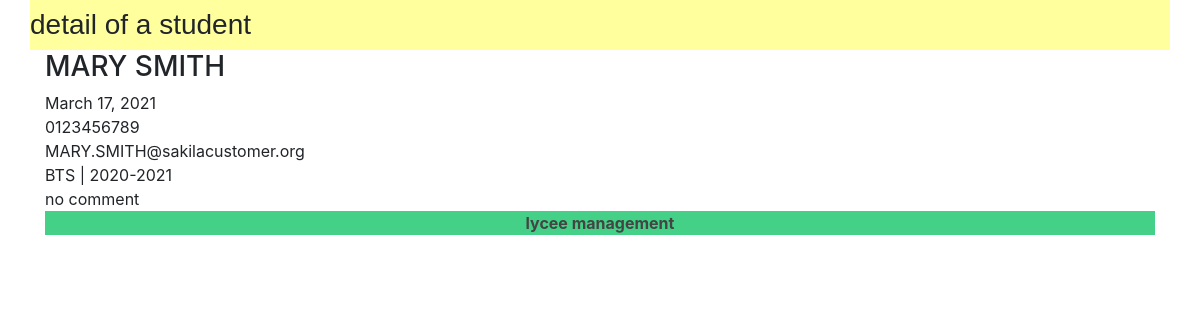
/lycee/student/1, run on an earlier commit of the app's database.
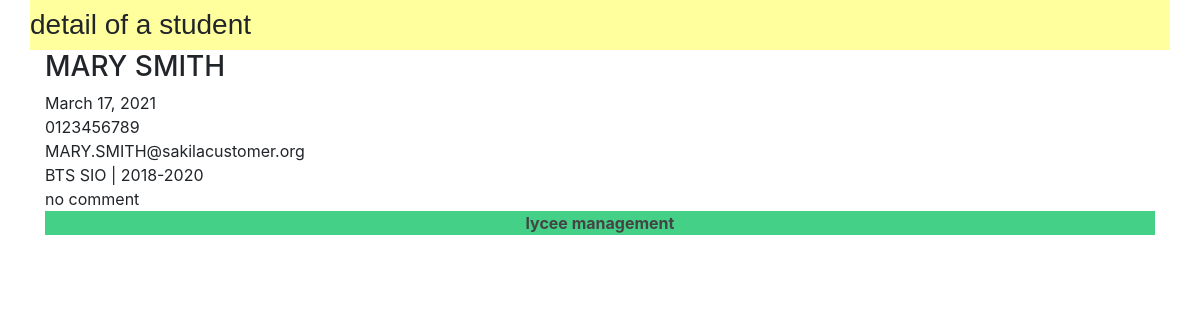
And on a later commit of the database.
### lycee/models.py (models this page shows, shortened)
class Student(models.Model):
  first_name = models.CharField(
    max_length = 50,
    blank = False,
    null = False
  )
  birth_date = models.DateField(
    verbose_name= 'date of birth',
    blank = False,
    null = False
  )
  last_name = models.CharField(
    max_length = 255,
    blank = False,
    null = False,
    help_text = "last name",
    default= '???'
  )
  phone = models.CharField(
    max_length = 10,
    verbose_name = "phone number of student",
    blank = False,
    null = False,
    help_text = "phone number of student",
    default= '0123456789'
  )
  email = models.CharField(
    max_length = 255,
    verbose_name = "email of student",
    blank = False,
    null = False,
    help_text = "email of student",
    default = 'a@a.fr'
  )
  comments = models.CharField(
    max_length = 255,
    verbose_name = "comments of student",
    blank = True,
    null = False,
    help_text = "comments of student",
    default = '...'
  )
  cursus = models.ForeignKey(
    Cursus,
    on_delete = models.CASCADE,
    null = True
  )

class Cursus(models.Model):
  name = models.CharField(
    max_length = 50,
    blank = False,
    null = True,
    default = 'aucun'
  )
  year_from_bac = models.SmallIntegerField(
    help_text = 'year since the bac',
    verbose_name = 'year',
    blank = False,
    default = 0
  )
  scholar_year = models.CharField(
    max_length = 9,
    blank = False,
    null = True,
    default= '0000-0001'
  )
  def __str__(self):
    return '{} | {}'.format(self.name,self.scholar_year)

### lycee/views.py (the view)
# urls.py: path('lycee/student/<int:student_id>',views.detail_student,name='detail_student'),
def detail_student(request,student_id):
  result_list = Student.objects.get(pk=student_id)
  context = {
    'liste' : result_list,
  }
  return render(request,'lycee/student/detail_student.html',context)

### lycee/templates/lycee/student/detail_student.html (shortened to what this page needs)
{% extends "master.html" %}
{% load static %}
{% if liste %}
  {% block title %}
    <h3>detail of a student</h3>
  {% endblock %}
  {% block content %}
    <div class="container">
        <div class="row">
          <div class = "col">
            <h3>{{liste.first_name}} {{liste.last_name}}</h3>
            {{liste.birth_date}}
            {{liste.phone}}
            {{liste.email}}
            {{liste.cursus}}
            {{liste.comments}}
          </div>
        </div>
    </div>
  {% endblock %}
{% else %}
  <p> No cursus to show .</p>
{% endif %}

### lycee/templates/master.html (shortened to what this page needs)
<!DOCTYPE html>
{% load static %}
<html>
    <head>
            <link rel="stylesheet" href="https://stackpath.bootstrapcdn.com/bootstrap/4.3.1/css/bootstrap.min.css">
        <link rel="stylesheet" type="text/css" href="{% static 'lycee/style.css' %}" />
    </head>
    <body>
        <div class="container">
            <header class="row">
                <div class="page-header">
                    <h3>{% block title %}{% endblock %}</h3>
                </div>
            </header>
            <article class="row">{% block content %}{% endblock %}</article>
            <footer class="navbar-fixed-bottom">
                <p class="text-center"><strong><a href={% url 'index' %}>lycee management</a></strong></p>
            </footer>
        </div>
    </body>
</html>

### lycee/static/lycee/style.css (style rules this page uses)
a { color : #444444; }
p { background-color: #44d187 }
html { position: relative; min-height: 100%; }
.page-header { background-color: #FFFF9D; font-family: Arial; width: 100%; }

What changed in the data, as far as the page shows it:
changed through a linked row, Student "MARY": cursus "BTS | 2020-2021" → "BTS SIO | 2018-2020"
